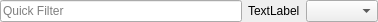
<?xml version="1.0" encoding="UTF-8"?>
<ui version="4.0">
 <class>ComboQuickFilterView</class>
 <widget class="QWidget" name="ComboQuickFilterView">
  <property name="geometry">
   <rect>
    <x>0</x>
    <y>0</y>
    <width>378</width>
    <height>20</height>
   </rect>
  </property>
  <property name="windowTitle">
   <string>Form</string>
  </property>
  <layout class="QHBoxLayout" name="horizontalLayout">
   <property name="leftMargin">
    <number>0</number>
   </property>
   <property name="topMargin">
    <number>0</number>
   </property>
   <property name="rightMargin">
    <number>0</number>
   </property>
   <property name="bottomMargin">
    <number>0</number>
   </property>
   <item>
    <widget class="ItemCountLineEdit" name="lineEdit">
     <property name="placeholderText">
      <string>Quick Filter</string>
     </property>
    </widget>
   </item>
   <item>
    <widget class="QLabel" name="label">
     <property name="text">
      <string>TextLabel</string>
     </property>
    </widget>
   </item>
   <item>
    <widget class="QComboBox" name="comboBox"/>
   </item>
  </layout>
 </widget>
 <customwidgets>
  <customwidget>
   <class>ItemCountLineEdit</class>
   <extends>QLineEdit</extends>
   <header>ItemCountLineEdit.h</header>
  </customwidget>
 </customwidgets>
 <resources/>
 <connections/>
</ui>
